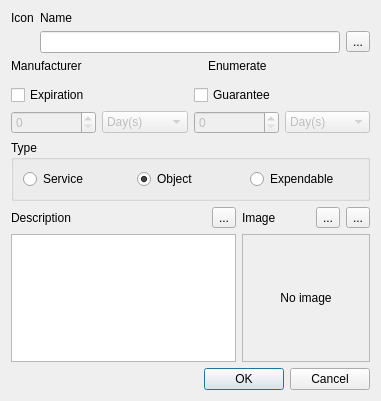
<?xml version="1.0" encoding="UTF-8"?>
<ui version="4.0">
 <class>FThingEdit</class>
 <widget class="QDialog" name="FThingEdit">
  <property name="geometry">
   <rect>
    <x>0</x>
    <y>0</y>
    <width>381</width>
    <height>400</height>
   </rect>
  </property>
  <property name="windowTitle">
   <string>Thing edit</string>
  </property>
  <property name="windowIcon">
   <iconset resource="../../../res/hacc.qrc">
    <normaloff>:/items/thing.png</normaloff>:/items/thing.png</iconset>
  </property>
  <layout class="QVBoxLayout" name="verticalLayout">
   <item>
    <layout class="QGridLayout" name="gridLayout">
     <item row="0" column="0">
      <widget class="QLabel" name="label3">
       <property name="text">
        <string>Icon</string>
       </property>
      </widget>
     </item>
     <item row="0" column="1" colspan="2">
      <widget class="QLabel" name="label">
       <property name="sizePolicy">
        <sizepolicy hsizetype="Preferred" vsizetype="Preferred">
         <horstretch>0</horstretch>
         <verstretch>0</verstretch>
        </sizepolicy>
       </property>
       <property name="text">
        <string>Name</string>
       </property>
      </widget>
     </item>
     <item row="1" column="0">
      <widget class="ui::icons::WIconSelect" name="pwIcons" native="true">
       <property name="sizePolicy">
        <sizepolicy hsizetype="Fixed" vsizetype="Fixed">
         <horstretch>0</horstretch>
         <verstretch>0</verstretch>
        </sizepolicy>
       </property>
       <property name="focusPolicy">
        <enum>Qt::StrongFocus</enum>
       </property>
      </widget>
     </item>
     <item row="1" column="1" colspan="2">
      <layout class="QHBoxLayout" name="horizontalLayout">
       <item>
        <widget class="QLineEdit" name="leName"/>
       </item>
       <item>
        <widget class="QToolButton" name="tbClearName">
         <property name="toolTip">
          <string>Clear name</string>
         </property>
         <property name="text">
          <string>...</string>
         </property>
         <property name="icon">
          <iconset resource="../../../res/hacc.qrc">
           <normaloff>:/main/icons/edit-clear-locationbar-rtl.png</normaloff>:/main/icons/edit-clear-locationbar-rtl.png</iconset>
         </property>
        </widget>
       </item>
      </layout>
     </item>
     <item row="2" column="0" colspan="2">
      <widget class="QLabel" name="label_6">
       <property name="text">
        <string>Manufacturer</string>
       </property>
      </widget>
     </item>
     <item row="2" column="2">
      <widget class="QLabel" name="label_5">
       <property name="text">
        <string>Enumerate</string>
       </property>
      </widget>
     </item>
     <item row="3" column="0" colspan="2">
      <widget class="ui::selector::WManufacturerSelectButton" name="pwManufacturer" native="true">
       <property name="focusPolicy">
        <enum>Qt::StrongFocus</enum>
       </property>
      </widget>
     </item>
     <item row="3" column="2">
      <widget class="ui::selector::WEnumeratedThingTypeButton" name="pwEnumerateType" native="true">
       <property name="focusPolicy">
        <enum>Qt::StrongFocus</enum>
       </property>
      </widget>
     </item>
    </layout>
   </item>
   <item>
    <layout class="QGridLayout" name="gridLayout_3">
     <item row="0" column="0" colspan="2">
      <widget class="QCheckBox" name="cbExpiration">
       <property name="text">
        <string>Expiration</string>
       </property>
      </widget>
     </item>
     <item row="0" column="2" colspan="2">
      <widget class="QCheckBox" name="cbGuarantee">
       <property name="text">
        <string>Guarantee</string>
       </property>
      </widget>
     </item>
     <item row="1" column="0">
      <widget class="QSpinBox" name="sbExpDays">
       <property name="enabled">
        <bool>false</bool>
       </property>
      </widget>
     </item>
     <item row="1" column="1">
      <widget class="QComboBox" name="cbExpCount">
       <property name="enabled">
        <bool>false</bool>
       </property>
       <item>
        <property name="text">
         <string>Day(s)</string>
        </property>
       </item>
       <item>
        <property name="text">
         <string>Weeks(s)</string>
        </property>
       </item>
       <item>
        <property name="text">
         <string>Mounth(s)</string>
        </property>
       </item>
       <item>
        <property name="text">
         <string>Year(s)</string>
        </property>
       </item>
      </widget>
     </item>
     <item row="1" column="2">
      <widget class="QSpinBox" name="sbGuarDays">
       <property name="enabled">
        <bool>false</bool>
       </property>
      </widget>
     </item>
     <item row="1" column="3">
      <widget class="QComboBox" name="cbGuarCount">
       <property name="enabled">
        <bool>false</bool>
       </property>
       <item>
        <property name="text">
         <string>Day(s)</string>
        </property>
       </item>
       <item>
        <property name="text">
         <string>Weeks(s)</string>
        </property>
       </item>
       <item>
        <property name="text">
         <string>Mounth(s)</string>
        </property>
       </item>
       <item>
        <property name="text">
         <string>Year(s)</string>
        </property>
       </item>
      </widget>
     </item>
    </layout>
   </item>
   <item>
    <widget class="QGroupBox" name="groupBox">
     <property name="title">
      <string>Type</string>
     </property>
     <layout class="QHBoxLayout" name="horizontalLayout_2">
      <item>
       <widget class="QRadioButton" name="rbService">
        <property name="text">
         <string>Service</string>
        </property>
       </widget>
      </item>
      <item>
       <widget class="QRadioButton" name="rbObject">
        <property name="text">
         <string>Object</string>
        </property>
        <property name="checked">
         <bool>true</bool>
        </property>
       </widget>
      </item>
      <item>
       <widget class="QRadioButton" name="rbExpendable">
        <property name="text">
         <string>Expendable</string>
        </property>
       </widget>
      </item>
     </layout>
    </widget>
   </item>
   <item>
    <layout class="QGridLayout" name="gridLayout_2">
     <property name="sizeConstraint">
      <enum>QLayout::SetDefaultConstraint</enum>
     </property>
     <item row="0" column="0">
      <widget class="QLabel" name="label_2">
       <property name="sizePolicy">
        <sizepolicy hsizetype="Expanding" vsizetype="Preferred">
         <horstretch>0</horstretch>
         <verstretch>0</verstretch>
        </sizepolicy>
       </property>
       <property name="text">
        <string>Description</string>
       </property>
      </widget>
     </item>
     <item row="0" column="1">
      <widget class="QToolButton" name="tbClearDescription">
       <property name="toolTip">
        <string>Clear description</string>
       </property>
       <property name="text">
        <string>...</string>
       </property>
       <property name="icon">
        <iconset resource="../../../res/hacc.qrc">
         <normaloff>:/main/icons/edit-clear-locationbar-rtl.png</normaloff>:/main/icons/edit-clear-locationbar-rtl.png</iconset>
       </property>
      </widget>
     </item>
     <item row="0" column="2">
      <widget class="QLabel" name="label_4">
       <property name="text">
        <string>Image</string>
       </property>
      </widget>
     </item>
     <item row="0" column="3">
      <widget class="QToolButton" name="tbClearImage">
       <property name="toolTip">
        <string>Clear image</string>
       </property>
       <property name="text">
        <string>...</string>
       </property>
       <property name="icon">
        <iconset resource="../../../res/hacc.qrc">
         <normaloff>:/main/icons/edit-clear-locationbar-rtl.png</normaloff>:/main/icons/edit-clear-locationbar-rtl.png</iconset>
       </property>
      </widget>
     </item>
     <item row="0" column="4">
      <widget class="QToolButton" name="tbLoadImage">
       <property name="toolTip">
        <string>Open image</string>
       </property>
       <property name="text">
        <string>...</string>
       </property>
       <property name="icon">
        <iconset resource="../../../res/hacc.qrc">
         <normaloff>:/main/icons/document-open-data.png</normaloff>:/main/icons/document-open-data.png</iconset>
       </property>
      </widget>
     </item>
     <item row="1" column="2" colspan="3">
      <widget class="ui::images::WImage" name="lImage">
       <property name="sizePolicy">
        <sizepolicy hsizetype="Fixed" vsizetype="Fixed">
         <horstretch>0</horstretch>
         <verstretch>0</verstretch>
        </sizepolicy>
       </property>
       <property name="minimumSize">
        <size>
         <width>128</width>
         <height>128</height>
        </size>
       </property>
       <property name="maximumSize">
        <size>
         <width>128</width>
         <height>128</height>
        </size>
       </property>
       <property name="frameShape">
        <enum>QFrame::StyledPanel</enum>
       </property>
       <property name="text">
        <string>No image</string>
       </property>
       <property name="textFormat">
        <enum>Qt::PlainText</enum>
       </property>
       <property name="alignment">
        <set>Qt::AlignCenter</set>
       </property>
      </widget>
     </item>
     <item row="1" column="0" colspan="2">
      <widget class="QPlainTextEdit" name="teDescription">
       <property name="verticalScrollBarPolicy">
        <enum>Qt::ScrollBarAsNeeded</enum>
       </property>
       <property name="horizontalScrollBarPolicy">
        <enum>Qt::ScrollBarAlwaysOff</enum>
       </property>
      </widget>
     </item>
    </layout>
   </item>
   <item>
    <widget class="QDialogButtonBox" name="buttonBox">
     <property name="orientation">
      <enum>Qt::Horizontal</enum>
     </property>
     <property name="standardButtons">
      <set>QDialogButtonBox::Cancel|QDialogButtonBox::Ok</set>
     </property>
    </widget>
   </item>
  </layout>
 </widget>
 <customwidgets>
  <customwidget>
   <class>ui::icons::WIconSelect</class>
   <extends>QWidget</extends>
   <header>wiconselect.h</header>
   <container>1</container>
  </customwidget>
  <customwidget>
   <class>ui::images::WImage</class>
   <extends>QLabel</extends>
   <header>wimage.h</header>
  </customwidget>
  <customwidget>
   <class>ui::selector::WEnumeratedThingTypeButton</class>
   <extends>QWidget</extends>
   <header>wenumeratedthingtypebutton.h</header>
   <container>1</container>
  </customwidget>
  <customwidget>
   <class>ui::selector::WManufacturerSelectButton</class>
   <extends>QWidget</extends>
   <header>wmanufacturerselectbutton.h</header>
   <container>1</container>
  </customwidget>
 </customwidgets>
 <tabstops>
  <tabstop>leName</tabstop>
  <tabstop>pwIcons</tabstop>
  <tabstop>pwManufacturer</tabstop>
  <tabstop>sbExpDays</tabstop>
  <tabstop>cbExpCount</tabstop>
  <tabstop>pwEnumerateType</tabstop>
  <tabstop>sbGuarDays</tabstop>
  <tabstop>cbGuarCount</tabstop>
  <tabstop>rbService</tabstop>
  <tabstop>rbObject</tabstop>
  <tabstop>rbExpendable</tabstop>
  <tabstop>teDescription</tabstop>
  <tabstop>tbLoadImage</tabstop>
  <tabstop>tbClearName</tabstop>
  <tabstop>tbClearDescription</tabstop>
  <tabstop>tbClearImage</tabstop>
  <tabstop>buttonBox</tabstop>
  <tabstop>cbExpiration</tabstop>
  <tabstop>cbGuarantee</tabstop>
 </tabstops>
 <resources>
  <include location="../../../res/hacc.qrc"/>
 </resources>
 <connections>
  <connection>
   <sender>buttonBox</sender>
   <signal>accepted()</signal>
   <receiver>FThingEdit</receiver>
   <slot>accept()</slot>
   <hints>
    <hint type="sourcelabel">
     <x>362</x>
     <y>414</y>
    </hint>
    <hint type="destinationlabel">
     <x>340</x>
     <y>358</y>
    </hint>
   </hints>
  </connection>
  <connection>
   <sender>buttonBox</sender>
   <signal>rejected()</signal>
   <receiver>FThingEdit</receiver>
   <slot>reject()</slot>
   <hints>
    <hint type="sourcelabel">
     <x>429</x>
     <y>414</y>
    </hint>
    <hint type="destinationlabel">
     <x>435</x>
     <y>356</y>
    </hint>
   </hints>
  </connection>
  <connection>
   <sender>tbClearName</sender>
   <signal>clicked()</signal>
   <receiver>leName</receiver>
   <slot>clear()</slot>
   <hints>
    <hint type="sourcelabel">
     <x>427</x>
     <y>52</y>
    </hint>
    <hint type="destinationlabel">
     <x>213</x>
     <y>50</y>
    </hint>
   </hints>
  </connection>
  <connection>
   <sender>tbClearDescription</sender>
   <signal>clicked()</signal>
   <receiver>teDescription</receiver>
   <slot>clear()</slot>
   <hints>
    <hint type="sourcelabel">
     <x>294</x>
     <y>168</y>
    </hint>
    <hint type="destinationlabel">
     <x>228</x>
     <y>339</y>
    </hint>
   </hints>
  </connection>
  <connection>
   <sender>cbExpiration</sender>
   <signal>toggled(bool)</signal>
   <receiver>cbExpCount</receiver>
   <slot>setEnabled(bool)</slot>
   <hints>
    <hint type="sourcelabel">
     <x>149</x>
     <y>97</y>
    </hint>
    <hint type="destinationlabel">
     <x>154</x>
     <y>119</y>
    </hint>
   </hints>
  </connection>
  <connection>
   <sender>cbExpiration</sender>
   <signal>toggled(bool)</signal>
   <receiver>sbExpDays</receiver>
   <slot>setEnabled(bool)</slot>
   <hints>
    <hint type="sourcelabel">
     <x>64</x>
     <y>94</y>
    </hint>
    <hint type="destinationlabel">
     <x>62</x>
     <y>119</y>
    </hint>
   </hints>
  </connection>
  <connection>
   <sender>cbGuarantee</sender>
   <signal>toggled(bool)</signal>
   <receiver>sbGuarDays</receiver>
   <slot>setEnabled(bool)</slot>
   <hints>
    <hint type="sourcelabel">
     <x>271</x>
     <y>98</y>
    </hint>
    <hint type="destinationlabel">
     <x>271</x>
     <y>131</y>
    </hint>
   </hints>
  </connection>
  <connection>
   <sender>cbGuarantee</sender>
   <signal>toggled(bool)</signal>
   <receiver>cbGuarCount</receiver>
   <slot>setEnabled(bool)</slot>
   <hints>
    <hint type="sourcelabel">
     <x>373</x>
     <y>97</y>
    </hint>
    <hint type="destinationlabel">
     <x>378</x>
     <y>116</y>
    </hint>
   </hints>
  </connection>
 </connections>
</ui>
